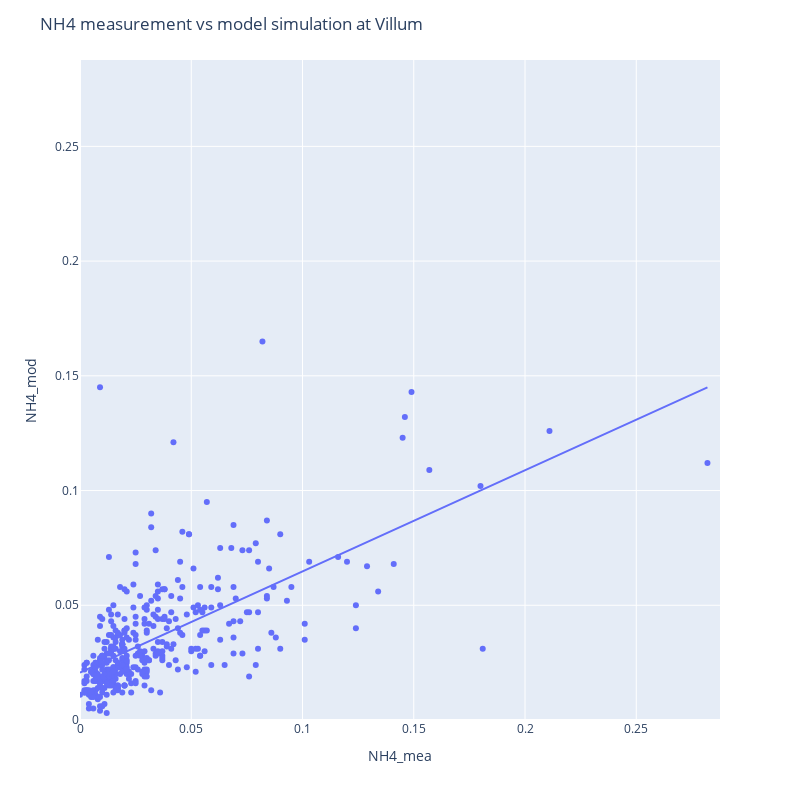

The cell this chart's notebook holds for it:
### Code cell
var,station = 'NH4','Villum'
plot_scatter(var,station)

### Figure 1 — Plotly figure (JSON) as saved in the notebook; plotly's stock layout.template omitted (floating-point values rounded to 4 significant figures; data arrays with more than 128 entries replaced by an {"elided": "..."} marker saying what was removed)
{"data": [{"hovertemplate": "NH4_mea=%{x}<br>NH4_mod=%{y}<extra></extra>", "legendgroup": "", "marker": {"color": "#636efa", "symbol": "circle"}, "mode": "markers", "name": "", "orientation": "v", "showlegend": false, "type": "scatter", "x": {"elided": "782 float values"}, "xaxis": "x", "y": {"elided": "782 float values"}, "yaxis": "y"}, {"hovertemplate": "<b>OLS trendline</b><br>NH4_mod = 0.441034 * NH4_mea + 0.020616<br>R<sup>2</sup>=0.419389<br><br>NH4_mea=%{x}<br>NH4_mod=%{y} <b>(trend)</b><extra></extra>", "legendgroup": "", "marker": {"color": "#636efa", "symbol": "circle"}, "mode": "lines", "name": "", "showlegend": false, "type": "scatter", "x": {"elided": "378 float values"}, "xaxis": "x", "y": {"elided": "378 float values"}, "yaxis": "y"}], "layout": {"height": 800, "legend": {"tracegroupgap": 0}, "margin": {"t": 60}, "title": {"text": "NH4 measurement vs model simulation at Villum"}, "width": 800, "xaxis": {"anchor": "y", "domain": [0, 1], "range": [0, 0.2876], "title": {"text": "NH4_mea"}}, "yaxis": {"anchor": "x", "domain": [0, 1], "range": [0, 0.2876], "title": {"text": "NH4_mod"}}}}
